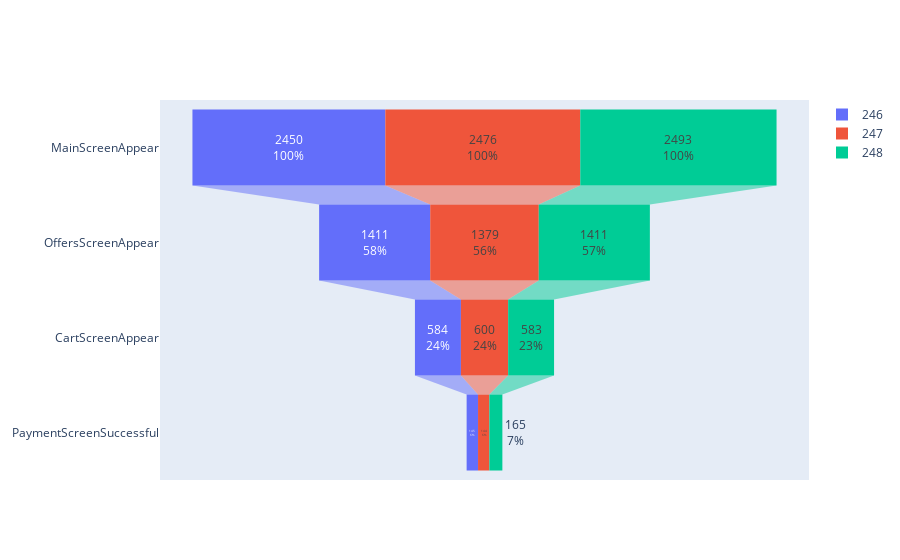

This figure's notebook cell:
### Code cell
fig = go.Figure()

fig.add_trace(go.Funnel(
    name = '246',
    y = funnel_246.index,
    x = funnel_246['users'],
    textinfo = 'value+percent initial'
))

fig.add_trace(go.Funnel(
    name = '247',
    y = funnel_247.index,
    x = funnel_247['users'],
    textinfo = 'value+percent initial'
))

fig.add_trace(go.Funnel(
    name = '248',
    y = funnel_248.index,
    x = funnel_248['users'],
    textinfo = 'value+percent initial'
))

fig.show()

### Figure 1 — Plotly figure (JSON) as saved in the notebook; plotly's stock layout.template omitted (floating-point values rounded to 4 significant figures)
{"data": [{"name": "246", "textinfo": "value+percent initial", "type": "funnel", "x": [2450, 1411, 584, 145], "y": ["MainScreenAppear", "OffersScreenAppear", "CartScreenAppear", "PaymentScreenSuccessful"]}, {"name": "247", "textinfo": "value+percent initial", "type": "funnel", "x": [2476, 1379, 600, 144], "y": ["MainScreenAppear", "OffersScreenAppear", "CartScreenAppear", "PaymentScreenSuccessful"]}, {"name": "248", "textinfo": "value+percent initial", "type": "funnel", "x": [2493, 1411, 583, 165], "y": ["MainScreenAppear", "OffersScreenAppear", "CartScreenAppear", "PaymentScreenSuccessful"]}], "layout": {}}
